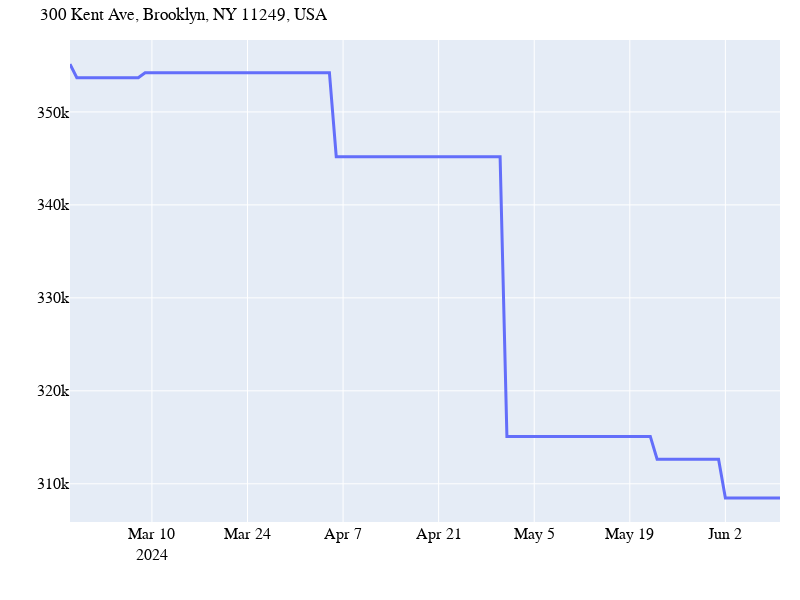

The code cell stored with this chart in its notebook:
### Code cell
fig = px.line(kent, x=kent.index, y=kent['300 Kent Ave, Brooklyn, NY 11249, USA'], width=800, height=600, title='300 Kent Ave, Brooklyn, NY 11249, USA')

fig.update_layout(
    margin=dict(l=20, r=20, t=40, b=20),
    xaxis_title='',
    yaxis_title='',
    legend_title_text='',
    yaxis = dict(tickfont = dict(size=16)),
    xaxis = dict(tickfont = dict(size=16)),
    font=dict(family='Helvetica'),
    font_color='black'

)

fig.update_traces(line_width=3)

fig.show()
